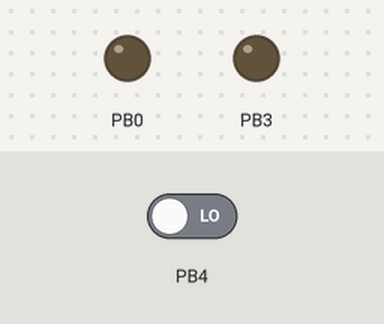
The sketch below on a simulated ATtiny85, built with avr-gcc and run on an emulated ATtiny85. Shown: output pins drawn as LEDs (lit = HIGH). Inputs (shaded band) come from the test bench; at power-on: PB4 LOW.

Above: at 1.2 s.
1.3 s: PB4 driven HIGH
At 1.6 s:
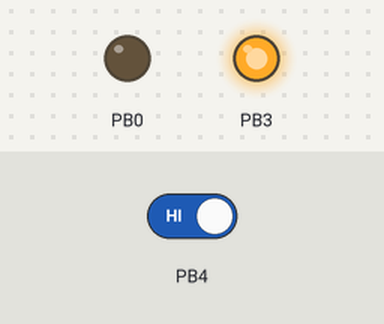
2.8 s: PB4 driven LOW
At 4.0 s:
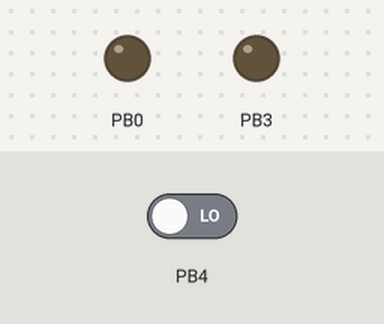
4.3 s: PB4 driven HIGH
At 5.1 s:
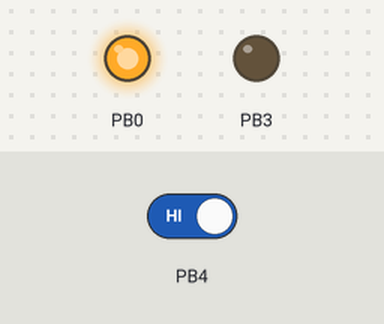
Timing chart, 0 to 7.3 s (numbered marks = the images above; inputs shaded):
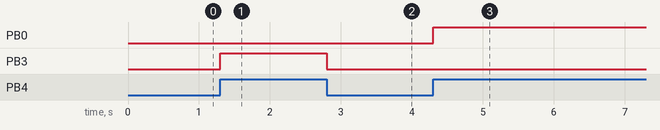

The sketch:

pin_change_interrupt_for_D8_to_D13.ino
```cpp
volatile byte even=0;

ISR(PCINT0_vect) {
  if (even<=1){
    PORTB^=_BV(3);
  }

  if (even<=3 && even>1){
    PORTB^=_BV(0);
  }

  even++;
  if (even==4){
    even=0;
  }
}

void setup()
{
  pinMode(3,OUTPUT);
  pinMode(0,OUTPUT);
  GIMSK = _BV(PCIE);    // Enable pin change interrupt Table 9.3.2
  PCMSK = _BV(PCINT4);  // Enable the interrupt for only pin 4,Table 9.3.4
}

void loop ()   {
} //loop
```

Measured:
- after the input at 1.3 s, PB3: LOW → HIGH at once
- after the input at 2.8 s, PB3: HIGH → LOW at once
- after the input at 4.3 s, PB0: LOW → HIGH at once
